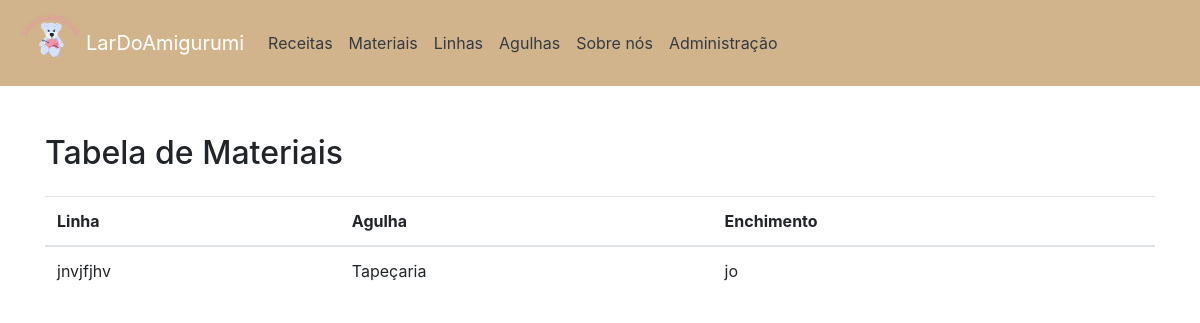
The page /materiais/ on the database as committed earlier.
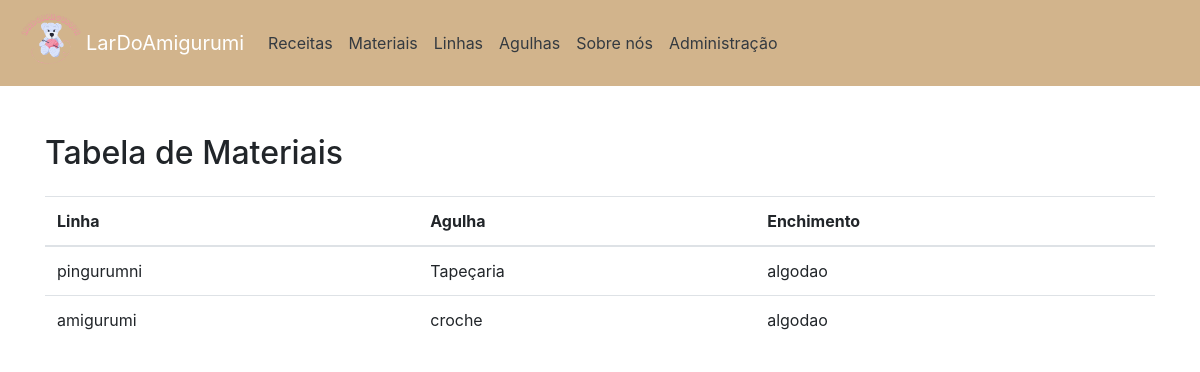
The same page on the database as committed later.
### app/models.py (models this page shows, shortened)
class Materiais(models.Model):
        linha = models.ForeignKey('Linha', on_delete=models.CASCADE, verbose_name="Linha")
        agulha = models.ForeignKey('Agulha', on_delete=models.CASCADE, verbose_name="Agulha",related_name="materiais_relacionados")
        enchimento = models.ForeignKey('Enchimento', on_delete=models.CASCADE, verbose_name="Enchimento")
        class Meta:
            verbose_name = "Materiais"
            verbose_name_plural = "Materiais"

class Linha(models.Model):
        tamanho = models.IntegerField(verbose_name="Tamanho")
        quantidade = models.IntegerField(verbose_name="Quantidade")
        tipo_linha = models.ForeignKey('Tipo_linha', on_delete=models.CASCADE, verbose_name="Tipo_linha")
        marca = models.ForeignKey('Marca_linha', on_delete=models.CASCADE, verbose_name="Marca")
        cor = models.ForeignKey('Cor', on_delete=models.CASCADE, verbose_name="Cor")
        def __str__(self):
           return f"{self.tipo_linha.nome}"
        class Meta:
            verbose_name = "Linha"
            verbose_name_plural = "Linhas"

class Tipo_linha(models.Model):
        nome = models.CharField(max_length=100, verbose_name="Nome")
        class Meta:
            verbose_name = "Tipo_linha"
            verbose_name_plural = "Tipo_linhas"

class Agulha(models.Model):
        numero = models.IntegerField(verbose_name="Numero da agulha")
        tipo_agulha = models.ForeignKey('Tipo_agulha', on_delete=models.CASCADE, verbose_name="Tipo_agulha")
        def __str__(self):
            return self.tipo_agulha.nome
        class Meta:
            verbose_name = "Agulha"
            verbose_name_plural = "Agulhas"

class Tipo_agulha(models.Model):
        nome = models.CharField(max_length=100, verbose_name="Nome")
        class Meta:
            verbose_name = "Tipo_agulha"
            verbose_name_plural = "Tipo_agulhas"

class Enchimento(models.Model):
        nome = models.CharField(max_length=100, verbose_name="Nome")
        def __str__(self):
            return f"{self.nome}"
        class Meta:
            verbose_name = "Enchimento"
            verbose_name_plural = "Enchimentos"

### app/views.py (the view)
# urls.py: path('materiais/', MateriaisView.as_view(), name='materiais'),
class MateriaisView(View):
    def get(self, request, *args, **kwargs):
        materiais = Materiais.objects.all()
        return render(request, 'materiais.html', {'materiais': materiais})

### app/templates/materiais.html (shortened to what this page needs)
<!DOCTYPE html>
<html lang="pt-BR">
<head>
    {% load static %}
    <link rel="stylesheet" href="https://maxcdn.bootstrapcdn.com/bootstrap/4.5.2/css/bootstrap.min.css">
</head>
<body>
    <nav class="navbar navbar-expand-lg navbar-dark">
        <img src="{% static 'LARDOAMIGURUMI (2).png' %}" alt="a">
        <a class="navbar-brand" href="/">LarDoAmigurumi</a>
        <div class="collapse navbar-collapse" id="navbarNav">
            <ul class="navbar-nav">
                <li class="nav-item">
                    <a class="nav-link text-dark" href="/receitas/">Receitas</a>
                </li>
                <li class="nav-item">
                    <a class="nav-link text-dark" href="/materiais/">Materiais</a>
                </li>
                <li class="nav-item">
                    <a class="nav-link text-dark" href="/linhas/">Linhas</a>
                </li>
                <li class="nav-item">
                    <a class="nav-link text-dark" href="/agulhas/">Agulhas</a>
                </li>
                <li class="nav-item">
                    <a class="nav-link text-dark" href="/sobrenos/">Sobre nós</a>
                </li>
                     <a class="nav-link text-dark" href="/admin/">Administração</a>
            </ul>
        </div>
    </nav>
    <div class="container mt-5">
        <h2 class="mb-4">Tabela de Materiais</h2>
        <table class="table">
            <thead>
                <tr>
                    <th scope="col">Linha</th>
                    <th scope="col">Agulha</th>
                    <th scope="col">Enchimento</th>
                </tr>
            </thead>
            <tbody>
                {% for materiais in materiais %}
                <tr>
                    <td>{{ materiais.linha }}</td>
                    <td>{{ materiais.agulha }}</td>
                    <td>{{ materiais.enchimento }}</td>
                </tr>
                {% endfor %}
            </tbody>
        </table>
    </div>
</body>
</html>

### app/templates/materiais.html (style rules this page uses)
.navbar { background-color: #D2B48C; }
.navbar img { height: 70px; }

Rows that differ between the two databases and show on the page:
removed Materiais: linha "jnvjfjhv", agulha "Tapeçaria", enchimento "jo"
added Materiais: linha "pingurumni", agulha "Tapeçaria", enchimento "algodao"
added Materiais: linha "amigurumi", agulha "croche", enchimento "algodao"
